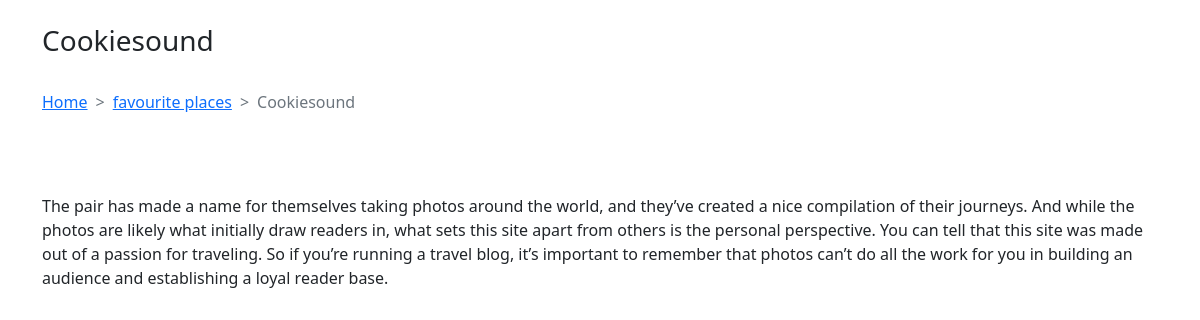
Page /view_details.php?id=2 on the committed database.
### tables this page shows
CREATE TABLE `stories` (
  `id` int(11) NOT NULL,
  `image` varchar(225) DEFAULT NULL,
  `title` varchar(225) DEFAULT NULL,
  `category` varchar(225) DEFAULT NULL,
  `details` text DEFAULT NULL,
  `post_by` varchar(225) DEFAULT NULL,
  `datetime` timestamp
);

### view_details.php (the view, shortened to what this page needs)
<?php include "./inc/db.php"; ?>
<!DOCTYPE html>
<html lang="en">
<head>
<link href="https://cdn.jsdelivr.net/npm/bootstrap@5.1.3/dist/css/bootstrap.min.css" rel="stylesheet">
</head>
<body>
	<div class="container mt-4">
		<div class="row">
			<?php
			if(isset($_GET['id'])){
				$id = $_GET['id'];
                $q = mysqli_query($con, "SELECT * FROM stories WHERE id = $id ");
                $r = mysqli_fetch_assoc($q);
                          	?>
			<h3 class="pb-4"><?=$r['title'] ?></h3>
		<nav style="--bs-breadcrumb-divider: '>';" aria-label="breadcrumb">
		  <ol class="breadcrumb">
		    <li class="breadcrumb-item"><a href="index.php">Home</a></li>
		    <li class="breadcrumb-item"><a href="places.php">favourite places</a></li>
		    <li class="breadcrumb-item active" aria-current="page"><?=$r['title'] ?></li>
		  </ol>
		</nav>
		</div>
		<div class="row" style="padding: 20px;">
					<div class="col-6 offset-md-3">
					</div>
				</div>
				<div class="col-12">
					<div class="text-justify">
						<?=$r['details'] ?>
					</div>
				</div>
		<?php } ?>
	</div>
</body>
</html>

### rows in the picture
stories: title "Cookiesound", details "The pair has made a name for themselves taking photos around the world, and they’ve created a nice compilation of their journeys. And while the photos are likely what initially draw readers in, what sets this site apart from others is the personal perspective. You can tell that this site was made out of a passion for traveling. So if you’re running a travel blog, it’s important to remember that photos can’t do all the work for you in building an audience and establishing a loyal reader base."
